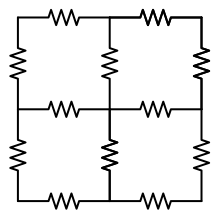
#> input picture CircuitSchematicImageInterpreter/Test Images/test_image.tif, 219 x 219 px
$ python 'example script.py'   (older library calls are emulated)
#> lines starting #> are read from the running program, lines starting #| are printed output that depends on the picture; after the words box and inside, x2 and y2 are one past the last pixel; in counts of white or black regions, pixels touching at a corner belong together
### MPhil_Project_Final V0.0.1/projectFinal/io.py
# -*- coding: utf-8 -*-
"""
I/O Functions
=============

Custom tools and processes for segmenting circuit diagrams

author: C. R. Kelly
email: CK598@cam.ac.uk

"""

import os

from PIL import Image

from skimage import io, img_as_ubyte
from skimage.color import rgb2gray, rgba2rgb

from .classes import Image
from .config import Config

config = Config()


def importImage(path):
    """ Imports a given image and converts it into two copies, one as grayscale, one as a binarized skeletonized copy.

    :param path: str: File path of the image.
    :return image: ndarray: Grayscale conversion of imported image.
    :return binaryImage: ndarray: Binarized Skeletonized copy of imported image.
    """
#> called with path = 'Test Images/test_image.tif'
    image = io.imread(path)
#> image is the input picture: shape (219, 219, 4); mean R, G, B, A 225, 225, 225, 20.3
    if len(image.shape) == 2:
        image = Image(image, path)
        return image
    else:

        dim3 = image.shape[2]
        if dim3 == 4:
            image = rgba2rgb(image)
#> image: shape (219, 219, 3) float64
            image = rgb2gray(image)
#> image: shape (219, 219) float64

            image = Image(image, path)
            return image
        elif dim3 == 3:
            image = rgb2gray(image)

            image = Image(image, path)
            return image
        else:
            image = Image(image, path)
            return image


def exportComponent(originalImage, components, EXTENSION=config.extension):
    """

    :param EXTENSION: String: File output extension
    :param originalImage: NDARRAY: original input image
    :param components: list of identified components
    :return: nil
    """
    dirPath = os.path.join(config.exportPath, originalImage.name, 'Components')
    if not os.path.exists(dirPath):
        os.makedirs(dirPath)

    for component in components:
        top, bottom, left, right = component.getRegion(originalImage)
        image = img_as_ubyte(originalImage.image[top:bottom, left:right])
        # filePath = os.path.splitext(originalImage.path)[0] + "/Components/" + str(component.id) + EXTENSION
        filePath = dirPath + '\\' + str(component.id) + EXTENSION
        component.path = filePath
        io.imsave(filePath, image, plugin='pil', dpi=config.exportDPI)

### MPhil_Project_Final V0.0.1/projectFinal/utils.py
# -*- coding: utf-8 -*-
"""
Image Processing
================

A set of functions for image processing

author: C. R. Kelly
email: CK598@cam.ac.uk

"""
from os.path import isfile, join, splitext
from os import listdir

from skimage.filters import threshold_otsu
from skimage.util import invert
from skimage.morphology import skeletonize

from PIL import Image, ImageOps

from .config import Config
config = Config()


def binaryConversion(image):
    """ Converts an image into a boolean binary Image.

    :param image: ndarray: Input image.
    :return: ndarray: Binary converted image.
    """
    binaryImage = image > threshold_otsu(image)
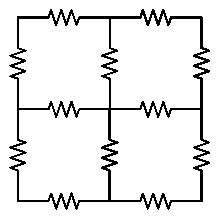
#> binaryImage: shape (219, 219) bool; 91.4% white; black in thin lines or dots, all inside (x1, y1, x2, y2) = (9, 9, 210, 210)
    binaryImage = invert(binaryImage)
    return binaryImage


def binarySkeleton(image):
    """ Converts an image into a boolean binarised skeletonised Image.

    :param image: ndarray: Input image.
    :return: ndarray: Binarised skeletonised image.
    """
    binaryImage = image > threshold_otsu(image)
    binaryImage = invert(binaryImage)
    binarySkeleton = skeletonize(binaryImage)
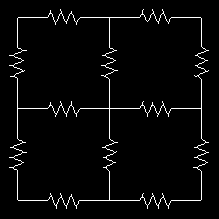
#> binarySkeleton: shape (219, 219) bool; 3.3% white in thin lines or dots, all inside (x1, y1, x2, y2) = (9, 9, 209, 209)
    return binarySkeleton


# [16 lines left out: function addBorder, not called in this run]

### MPhil_Project_Final V0.0.1/projectFinal/classes.py
# -*- coding: utf-8 -*-
"""
All Classes
===========

This set of classes contains all classes used in the package.

author: C. R. Kelly
email: CK598@cam.ac.uk

"""
from sympy import nsimplify
from sympy.matrices import Matrix
import matplotlib.pyplot as plt
from matplotlib import cm
import networkx as nx
import numpy as np
import math
import os

from .networkX import getNodes, getEdges, removeRedundantNodes
from .utils import binaryConversion, binarySkeleton
from .config import Config

config = Config()


# Circuit Diagram Image Class
class Image:

    def __init__(self, image, path):
        self.name = os.path.splitext(os.path.split(path)[1])[0]
        self.image = image
        self.binaryImage = binaryConversion(self.image)
        self.binarySkeleton = binarySkeleton(self.image)
        self.width = image.shape[1]
        self.height = image.shape[0]
#> (the rest of the program and of its run is left out)
